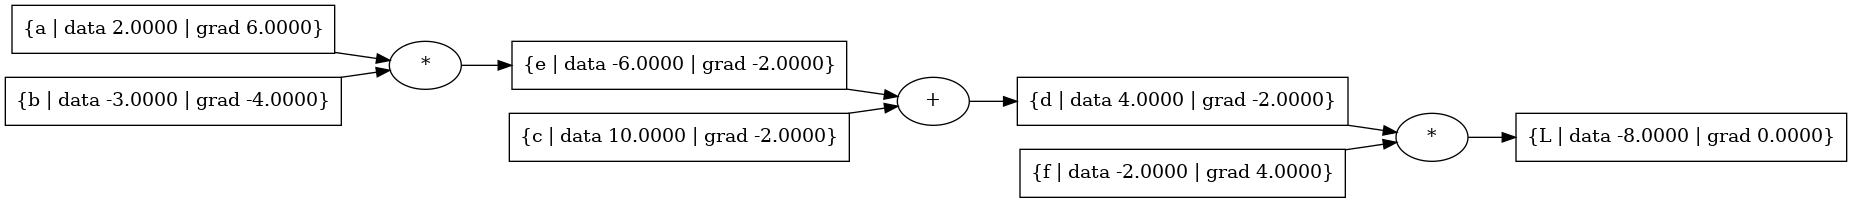

Source code (Python):
from graphviz import Digraph

def trace(root):
    nodes, edges = set(), set()
    def build(v):
        if v not in nodes:
            nodes.add(v)
            for child in v._prev:
                edges.add((child, v))
                build(child)
    build(root)
    return nodes, edges

def draw_dot(root):
    dot = Digraph(format="png", graph_attr={"rankdir": "LR"})
    nodes, edges = trace(root)
    for n in nodes:
        uid = str(id(n))
        dot.node(name=uid, label="{%s | data %.4f | grad %.4f}" % (n.label, n.data, n.grad), shape='records')
        if n._op:
            dot.node(name=uid + n._op, label=n._op)
            dot.edge(uid+n._op, uid)
            
    for n1, n2 in edges:
        dot.edge(str(id(n1)), str(id(n2)) + n2._op)
    dot.render("viz")
    return dot
